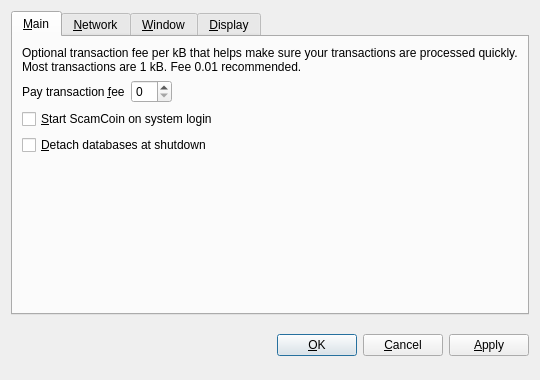
<?xml version="1.0" encoding="UTF-8"?>
<ui version="4.0">
 <class>OptionsDialog</class>
 <widget class="QDialog" name="OptionsDialog">
  <property name="geometry">
   <rect>
    <x>0</x>
    <y>0</y>
    <width>540</width>
    <height>380</height>
   </rect>
  </property>
  <property name="windowTitle">
   <string>Options</string>
  </property>
  <property name="modal">
   <bool>true</bool>
  </property>
  <layout class="QVBoxLayout" name="verticalLayout">
   <item>
    <widget class="QTabWidget" name="tabWidget">
     <property name="tabPosition">
      <enum>QTabWidget::North</enum>
     </property>
     <property name="currentIndex">
      <number>0</number>
     </property>
     <widget class="QWidget" name="tabMain">
      <attribute name="title">
       <string>&amp;Main</string>
      </attribute>
      <layout class="QVBoxLayout" name="verticalLayout_Main">
       <item>
        <widget class="QLabel" name="transactionFeeInfoLabel">
         <property name="text">
          <string>Optional transaction fee per kB that helps make sure your transactions are processed quickly. Most transactions are 1 kB. Fee 0.01 recommended.</string>
         </property>
         <property name="textFormat">
          <enum>Qt::PlainText</enum>
         </property>
         <property name="wordWrap">
          <bool>true</bool>
         </property>
        </widget>
       </item>
       <item>
        <layout class="QHBoxLayout" name="horizontalLayout_Main">
         <item>
          <widget class="QLabel" name="transactionFeeLabel">
           <property name="text">
            <string>Pay transaction &amp;fee</string>
           </property>
           <property name="textFormat">
            <enum>Qt::PlainText</enum>
           </property>
           <property name="buddy">
            <cstring>transactionFee</cstring>
           </property>
          </widget>
         </item>
         <item>
          <widget class="BitcoinAmountField" name="transactionFee"/>
         </item>
         <item>
          <spacer name="horizontalSpacer_Main">
           <property name="orientation">
            <enum>Qt::Horizontal</enum>
           </property>
           <property name="sizeHint" stdset="0">
            <size>
             <width>40</width>
             <height>20</height>
            </size>
           </property>
          </spacer>
         </item>
        </layout>
       </item>
       <item>
        <widget class="QCheckBox" name="bitcoinAtStartup">
         <property name="toolTip">
          <string>Automatically start ScamCoin after logging in to the system.</string>
         </property>
         <property name="text">
          <string>&amp;Start ScamCoin on system login</string>
         </property>
        </widget>
       </item>
       <item>
        <widget class="QCheckBox" name="detachDatabases">
         <property name="toolTip">
          <string>Detach block and address databases at shutdown. This means they can be moved to another data directory, but it slows down shutdown. The wallet is always detached.</string>
         </property>
         <property name="text">
          <string>&amp;Detach databases at shutdown</string>
         </property>
        </widget>
       </item>
       <item>
        <spacer name="verticalSpacer_Main">
         <property name="orientation">
          <enum>Qt::Vertical</enum>
         </property>
         <property name="sizeHint" stdset="0">
          <size>
           <width>20</width>
           <height>40</height>
          </size>
         </property>
        </spacer>
       </item>
      </layout>
     </widget>
     <widget class="QWidget" name="tabNetwork">
      <attribute name="title">
       <string>&amp;Network</string>
      </attribute>
      <layout class="QVBoxLayout" name="verticalLayout_Network">
       <item>
        <widget class="QCheckBox" name="mapPortUpnp">
         <property name="toolTip">
          <string>Automatically open the ScamCoin client port on the router. This only works when your router supports UPnP and it is enabled.</string>
         </property>
         <property name="text">
          <string>Map port using &amp;UPnP</string>
         </property>
        </widget>
       </item>
       <item>
        <widget class="QCheckBox" name="connectSocks">
         <property name="toolTip">
          <string>Connect to the ScamCoin network through a SOCKS proxy (e.g. when connecting through Tor).</string>
         </property>
         <property name="text">
          <string>&amp;Connect through SOCKS proxy:</string>
         </property>
        </widget>
       </item>
       <item>
        <layout class="QHBoxLayout" name="horizontalLayout_Network">
         <item>
          <widget class="QLabel" name="proxyIpLabel">
           <property name="text">
            <string>Proxy &amp;IP:</string>
           </property>
           <property name="textFormat">
            <enum>Qt::PlainText</enum>
           </property>
           <property name="buddy">
            <cstring>proxyIp</cstring>
           </property>
          </widget>
         </item>
         <item>
          <widget class="QValidatedLineEdit" name="proxyIp">
           <property name="maximumSize">
            <size>
             <width>140</width>
             <height>16777215</height>
            </size>
           </property>
           <property name="toolTip">
            <string>IP address of the proxy (e.g. 127.0.0.1)</string>
           </property>
          </widget>
         </item>
         <item>
          <widget class="QLabel" name="proxyPortLabel">
           <property name="text">
            <string>&amp;Port:</string>
           </property>
           <property name="textFormat">
            <enum>Qt::PlainText</enum>
           </property>
           <property name="buddy">
            <cstring>proxyPort</cstring>
           </property>
          </widget>
         </item>
         <item>
          <widget class="QLineEdit" name="proxyPort">
           <property name="maximumSize">
            <size>
             <width>55</width>
             <height>16777215</height>
            </size>
           </property>
           <property name="toolTip">
            <string>Port of the proxy (e.g. 9050)</string>
           </property>
          </widget>
         </item>
         <item>
          <widget class="QLabel" name="socksVersionLabel">
           <property name="text">
            <string>SOCKS &amp;Version:</string>
           </property>
           <property name="textFormat">
            <enum>Qt::PlainText</enum>
           </property>
           <property name="buddy">
            <cstring>socksVersion</cstring>
           </property>
          </widget>
         </item>
         <item>
          <widget class="QValueComboBox" name="socksVersion">
           <property name="toolTip">
            <string>SOCKS version of the proxy (e.g. 5)</string>
           </property>
          </widget>
         </item>
         <item>
          <spacer name="horizontalSpacer_Network">
           <property name="orientation">
            <enum>Qt::Horizontal</enum>
           </property>
           <property name="sizeHint" stdset="0">
            <size>
             <width>40</width>
             <height>20</height>
            </size>
           </property>
          </spacer>
         </item>
        </layout>
       </item>
       <item>
        <spacer name="verticalSpacer_Network">
         <property name="orientation">
          <enum>Qt::Vertical</enum>
         </property>
         <property name="sizeHint" stdset="0">
          <size>
           <width>20</width>
           <height>40</height>
          </size>
         </property>
        </spacer>
       </item>
      </layout>
     </widget>
     <widget class="QWidget" name="tabWindow">
      <attribute name="title">
       <string>&amp;Window</string>
      </attribute>
      <layout class="QVBoxLayout" name="verticalLayout_Window">
       <item>
        <widget class="QCheckBox" name="minimizeToTray">
         <property name="toolTip">
          <string>Show only a tray icon after minimizing the window.</string>
         </property>
         <property name="text">
          <string>&amp;Minimize to the tray instead of the taskbar</string>
         </property>
        </widget>
       </item>
       <item>
        <widget class="QCheckBox" name="minimizeOnClose">
         <property name="toolTip">
          <string>Minimize instead of exit the application when the window is closed. When this option is enabled, the application will be closed only after selecting Quit in the menu.</string>
         </property>
         <property name="text">
          <string>M&amp;inimize on close</string>
         </property>
        </widget>
       </item>
       <item>
        <spacer name="verticalSpacer_Window">
         <property name="orientation">
          <enum>Qt::Vertical</enum>
         </property>
         <property name="sizeHint" stdset="0">
          <size>
           <width>20</width>
           <height>40</height>
          </size>
         </property>
        </spacer>
       </item>
      </layout>
     </widget>
     <widget class="QWidget" name="tabDisplay">
      <attribute name="title">
       <string>&amp;Display</string>
      </attribute>
      <layout class="QVBoxLayout" name="verticalLayout_Display">
       <item>
        <layout class="QHBoxLayout" name="horizontalLayout_1_Display">
         <item>
          <widget class="QLabel" name="langLabel">
           <property name="text">
            <string>User Interface &amp;language:</string>
           </property>
           <property name="textFormat">
            <enum>Qt::PlainText</enum>
           </property>
           <property name="buddy">
            <cstring>lang</cstring>
           </property>
          </widget>
         </item>
         <item>
          <widget class="QValueComboBox" name="lang">
           <property name="toolTip">
            <string>The user interface language can be set here. This setting will take effect after restarting ScamCoin.</string>
           </property>
          </widget>
         </item>
        </layout>
       </item>
       <item>
        <layout class="QHBoxLayout" name="horizontalLayout_2_Display">
         <item>
          <widget class="QLabel" name="unitLabel">
           <property name="text">
            <string>&amp;Unit to show amounts in:</string>
           </property>
           <property name="textFormat">
            <enum>Qt::PlainText</enum>
           </property>
           <property name="buddy">
            <cstring>unit</cstring>
           </property>
          </widget>
         </item>
         <item>
          <widget class="QValueComboBox" name="unit">
           <property name="toolTip">
            <string>Choose the default subdivision unit to show in the interface and when sending coins.</string>
           </property>
          </widget>
         </item>
        </layout>
       </item>
       <item>
        <widget class="QCheckBox" name="displayAddresses">
         <property name="toolTip">
          <string>Whether to show ScamCoin addresses in the transaction list or not.</string>
         </property>
         <property name="text">
          <string>&amp;Display addresses in transaction list</string>
         </property>
        </widget>
       </item>
       <item>
        <widget class="QCheckBox" name="coinControlFeatures">
         <property name="toolTip">
          <string>Whether to show coin control features or not.</string>
         </property>
         <property name="text">
          <string>Display coin &amp;control features (experts only!)</string>
         </property>
        </widget>
       </item>
       <item>
        <spacer name="verticalSpacer_Display">
         <property name="orientation">
          <enum>Qt::Vertical</enum>
         </property>
         <property name="sizeHint" stdset="0">
          <size>
           <width>20</width>
           <height>40</height>
          </size>
         </property>
        </spacer>
       </item>
      </layout>
     </widget>
    </widget>
   </item>
   <item>
    <layout class="QHBoxLayout" name="horizontalLayout_Buttons">
     <item>
      <spacer name="horizontalSpacer_1">
       <property name="orientation">
        <enum>Qt::Horizontal</enum>
       </property>
       <property name="sizeHint" stdset="0">
        <size>
         <width>40</width>
         <height>48</height>
        </size>
       </property>
      </spacer>
     </item>
     <item>
      <widget class="QLabel" name="statusLabel">
       <property name="font">
        <font>
         <weight>75</weight>
         <bold>true</bold>
        </font>
       </property>
       <property name="text">
        <string/>
       </property>
       <property name="textFormat">
        <enum>Qt::PlainText</enum>
       </property>
       <property name="wordWrap">
        <bool>true</bool>
       </property>
      </widget>
     </item>
     <item>
      <spacer name="horizontalSpacer_2">
       <property name="orientation">
        <enum>Qt::Horizontal</enum>
       </property>
       <property name="sizeHint" stdset="0">
        <size>
         <width>40</width>
         <height>48</height>
        </size>
       </property>
      </spacer>
     </item>
     <item>
      <widget class="QPushButton" name="okButton">
       <property name="text">
        <string>&amp;OK</string>
       </property>
      </widget>
     </item>
     <item>
      <widget class="QPushButton" name="cancelButton">
       <property name="text">
        <string>&amp;Cancel</string>
       </property>
       <property name="autoDefault">
        <bool>false</bool>
       </property>
      </widget>
     </item>
     <item>
      <widget class="QPushButton" name="applyButton">
       <property name="text">
        <string>&amp;Apply</string>
       </property>
       <property name="autoDefault">
        <bool>false</bool>
       </property>
      </widget>
     </item>
    </layout>
   </item>
  </layout>
 </widget>
 <customwidgets>
  <customwidget>
   <class>BitcoinAmountField</class>
   <extends>QSpinBox</extends>
   <header>bitcoinamountfield.h</header>
  </customwidget>
  <customwidget>
   <class>QValueComboBox</class>
   <extends>QComboBox</extends>
   <header>qvaluecombobox.h</header>
  </customwidget>
  <customwidget>
   <class>QValidatedLineEdit</class>
   <extends>QLineEdit</extends>
   <header>qvalidatedlineedit.h</header>
  </customwidget>
 </customwidgets>
 <resources/>
 <connections/>
</ui>
